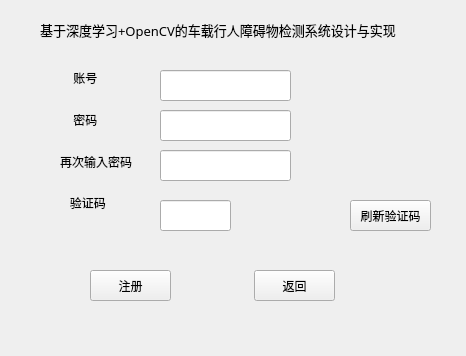
<?xml version="1.0" encoding="UTF-8"?>
<ui version="4.0">
 <class>Regiest</class>
 <widget class="QWidget" name="Regiest">
  <property name="geometry">
   <rect>
    <x>0</x>
    <y>0</y>
    <width>466</width>
    <height>356</height>
   </rect>
  </property>
  <property name="windowTitle">
   <string>Form</string>
  </property>
  <widget class="QLabel" name="File_import_2">
   <property name="geometry">
    <rect>
     <x>40</x>
     <y>20</y>
     <width>401</width>
     <height>21</height>
    </rect>
   </property>
   <property name="font">
    <font>
     <family>Adobe 宋体 Std L</family>
     <pointsize>16</pointsize>
    </font>
   </property>
   <property name="cursor">
    <cursorShape>ArrowCursor</cursorShape>
   </property>
   <property name="midLineWidth">
    <number>0</number>
   </property>
   <property name="text">
    <string>&lt;html&gt;&lt;head/&gt;&lt;body&gt;&lt;p&gt;&lt;span style=&quot; font-size:10pt;&quot;&gt;基于深度学习+OpenCV的车载行人障碍物检测系统设计与实现&lt;/span&gt;&lt;/p&gt;&lt;/body&gt;&lt;/html&gt;</string>
   </property>
  </widget>
  <widget class="QWidget" name="widget" native="true">
   <property name="geometry">
    <rect>
     <x>60</x>
     <y>60</y>
     <width>91</width>
     <height>161</height>
    </rect>
   </property>
   <layout class="QVBoxLayout" name="verticalLayout">
    <item>
     <widget class="QLabel" name="label_2">
      <property name="text">
       <string>    账号</string>
      </property>
     </widget>
    </item>
    <item>
     <widget class="QLabel" name="label">
      <property name="text">
       <string>    密码</string>
      </property>
     </widget>
    </item>
    <item>
     <widget class="QLabel" name="label_4">
      <property name="text">
       <string>再次输入密码</string>
      </property>
     </widget>
    </item>
    <item>
     <widget class="QLabel" name="label_3">
      <property name="text">
       <string>   验证码</string>
      </property>
     </widget>
    </item>
   </layout>
  </widget>
  <widget class="QLineEdit" name="id">
   <property name="geometry">
    <rect>
     <x>160</x>
     <y>70</y>
     <width>131</width>
     <height>31</height>
    </rect>
   </property>
  </widget>
  <widget class="QLabel" name="code_display">
   <property name="geometry">
    <rect>
     <x>240</x>
     <y>190</y>
     <width>91</width>
     <height>51</height>
    </rect>
   </property>
   <property name="text">
    <string/>
   </property>
  </widget>
  <widget class="QLineEdit" name="pwd">
   <property name="geometry">
    <rect>
     <x>160</x>
     <y>150</y>
     <width>131</width>
     <height>31</height>
    </rect>
   </property>
  </widget>
  <widget class="QLineEdit" name="code_input">
   <property name="geometry">
    <rect>
     <x>160</x>
     <y>200</y>
     <width>71</width>
     <height>31</height>
    </rect>
   </property>
  </widget>
  <widget class="QPushButton" name="regiest_check">
   <property name="geometry">
    <rect>
     <x>90</x>
     <y>270</y>
     <width>81</width>
     <height>31</height>
    </rect>
   </property>
   <property name="text">
    <string>注册</string>
   </property>
  </widget>
  <widget class="QPushButton" name="return_push">
   <property name="geometry">
    <rect>
     <x>254</x>
     <y>270</y>
     <width>81</width>
     <height>31</height>
    </rect>
   </property>
   <property name="text">
    <string>返回</string>
   </property>
  </widget>
  <widget class="QPushButton" name="reflush">
   <property name="geometry">
    <rect>
     <x>350</x>
     <y>200</y>
     <width>81</width>
     <height>31</height>
    </rect>
   </property>
   <property name="text">
    <string>刷新验证码</string>
   </property>
  </widget>
  <widget class="QLineEdit" name="repwd">
   <property name="geometry">
    <rect>
     <x>160</x>
     <y>110</y>
     <width>131</width>
     <height>31</height>
    </rect>
   </property>
  </widget>
  <widget class="QLabel" name="log">
   <property name="geometry">
    <rect>
     <x>310</x>
     <y>70</y>
     <width>121</width>
     <height>41</height>
    </rect>
   </property>
   <property name="text">
    <string/>
   </property>
  </widget>
 </widget>
 <tabstops>
  <tabstop>id</tabstop>
  <tabstop>repwd</tabstop>
  <tabstop>pwd</tabstop>
  <tabstop>code_input</tabstop>
  <tabstop>reflush</tabstop>
  <tabstop>regiest_check</tabstop>
  <tabstop>return_push</tabstop>
 </tabstops>
 <resources/>
 <connections/>
</ui>
